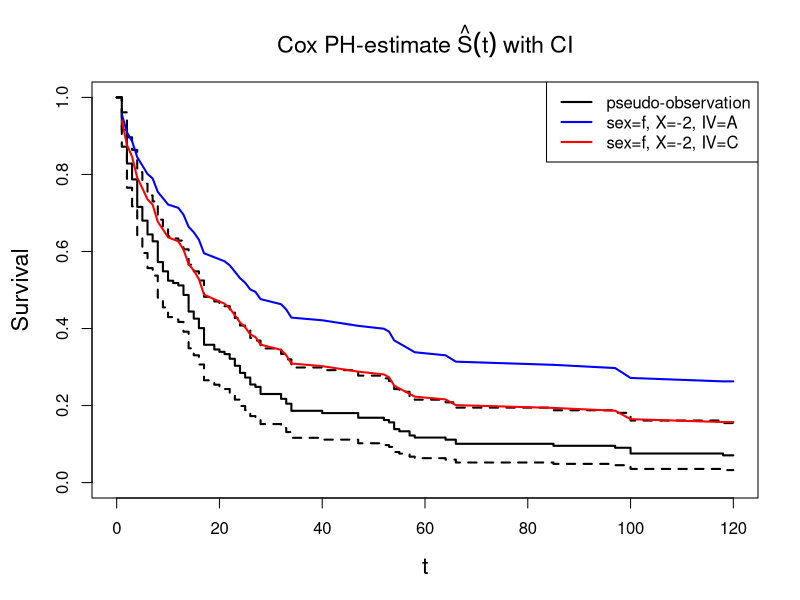
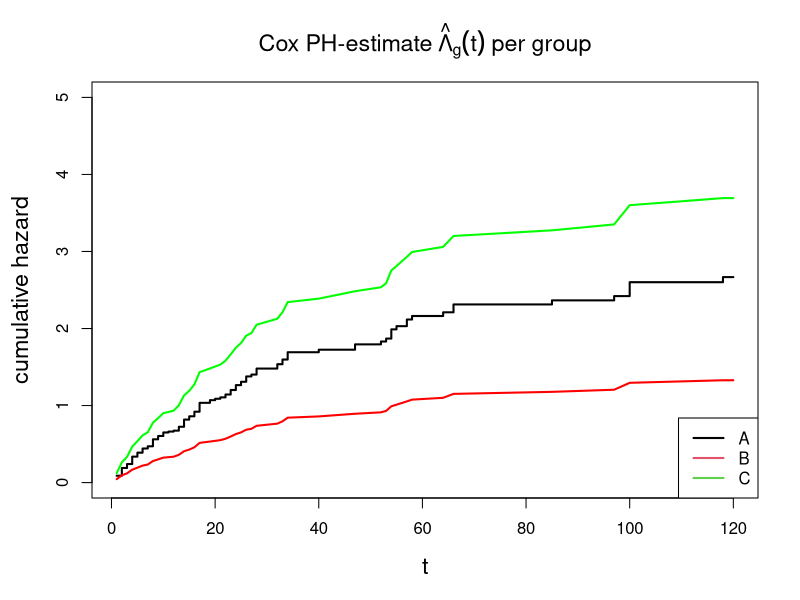
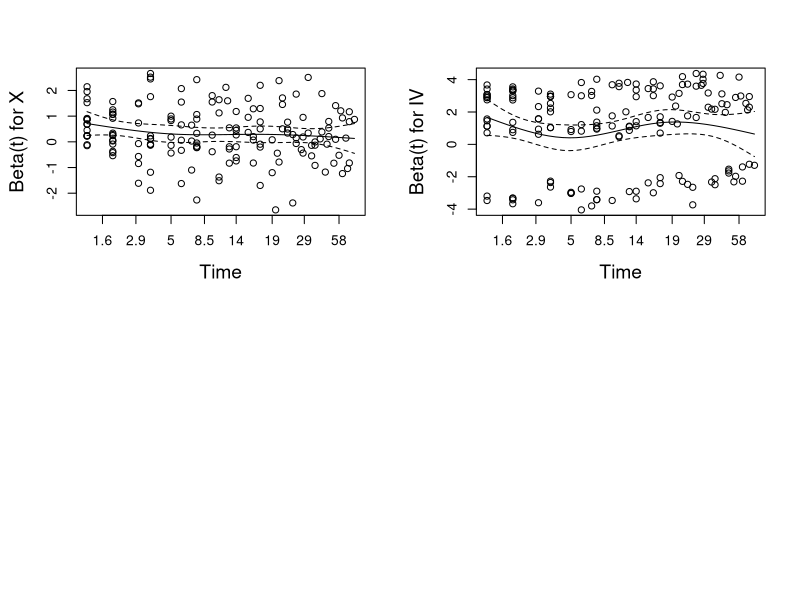
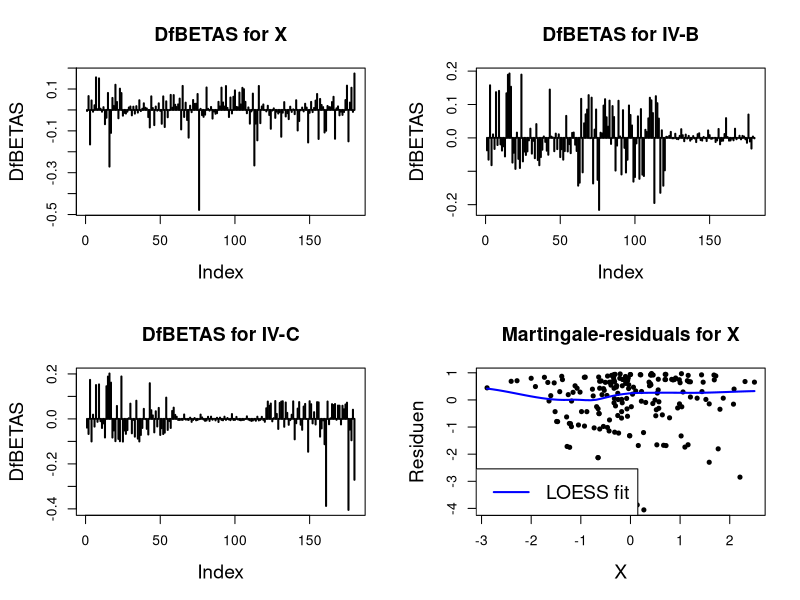

Generate these figures, in order, with R:
## ---- chunk 1
wants <- c("survival")
has   <- wants %in% rownames(installed.packages())
if(any(!has)) install.packages(wants[!has])
## ---- chunk 2
set.seed(1.234)
N      <- 180
P      <- 3
sex    <- factor(sample(c("f", "m"), N, replace=TRUE))
X      <- rnorm(N, 0, 1)
IV     <- factor(rep(LETTERS[1:P], each=N/P))
IVeff  <- c(0, -1, 1.5)
Xbeta  <- 0.7*X + IVeff[unclass(IV)] + rnorm(N, 0, 2)
weibA  <- 1.5
weibB  <- 100
U      <- runif(N, 0, 1)
eventT <- ceiling((-log(U)*weibB*exp(-Xbeta))^(1/weibA))
obsLen <- 120
censT  <- rep(obsLen, N)
obsT   <- pmin(eventT, censT)
status <- eventT <= censT
dfSurv <- data.frame(obsT, status, sex, X, IV)
## ---- chunk 3
library(survival)
(fitCPH <- coxph(Surv(obsT, status) ~ X + IV, data=dfSurv))
summary(fitCPH)
## ---- chunk 4
library(survival)
extractAIC(fitCPH)
## ---- chunk 5
LLf <- fitCPH$loglik[2]
LL0 <- fitCPH$loglik[1]
## ---- chunk 6
as.vector(1 - (LLf / LL0))
## ---- chunk 7
as.vector(1 - exp((2/N) * (LL0 - LLf)))
## ---- chunk 8
as.vector((1 - exp((2/N) * (LL0 - LLf))) / (1 - exp(LL0)^(2/N)))
## ---- chunk 9
fitCPH1 <- coxph(Surv(obsT, status) ~ X, data=dfSurv)
anova(fitCPH1, fitCPH)          # model comparison
## ---- chunk 10
library(survival)                # for survfit()
(CPH <- survfit(fitCPH))

## survival 2.37-2 has a bug in quantile() so this currently doesn't work
# quantile(CPH, probs=c(0.25, 0.5, 0.75), conf.int=FALSE)
## ---- chunk 11
dfNew  <- data.frame(sex=factor(c("f", "f"), levels=levels(dfSurv$sex)),
                       X=c(-2, -2),
                      IV=factor(c("A", "C"), levels=levels(dfSurv$IV)))
CPHnew <- survfit(fitCPH, newdata=dfNew)

par(mar=c(5, 4.5, 4, 2)+0.1, cex.lab=1.4, cex.main=1.4)
plot(CPH, main=expression(paste("Cox PH-estimate ", hat(S)(t), " with CI")),
     xlab="t", ylab="Survival", lwd=2)
lines(CPHnew$time, CPHnew$surv[ , 1], lwd=2, col="blue")
lines(CPHnew$time, CPHnew$surv[ , 2], lwd=2, col="red")
legend(x="topright", lwd=2, col=c("black", "blue", "red"),
       legend=c("pseudo-observation", "sex=f, X=-2, IV=A", "sex=f, X=-2, IV=C"))
## ---- chunk 12
library(survival)                # for basehaz()
expCoef  <- exp(coef(fitCPH))
Lambda0A <- basehaz(fitCPH, centered=FALSE)
Lambda0B <- expCoef[2]*Lambda0A$hazard
Lambda0C <- expCoef[3]*Lambda0A$hazard
plot(hazard ~ time, main=expression(paste("Cox PH-estimate ", hat(Lambda)[g](t), " per group")),
     type="s", ylim=c(0, 5), xlab="t", ylab="cumulative hazard", lwd=2, data=Lambda0A)
lines(Lambda0A$time, Lambda0B, lwd=2, col="red")
lines(Lambda0A$time, Lambda0C, lwd=2, col="green")
legend(x="bottomright", lwd=2, col=1:3, legend=LETTERS[1:3])
## ---- chunk 13
library(survival)                      # for cox.zph()
(czph <- cox.zph(fitCPH))
## ---- chunk 14
par(mfrow=c(2, 2), cex.main=1.4, cex.lab=1.4)
plot(czph)
## ---- chunk 15
dfbetas <- residuals(fitCPH, type="dfbetas")

par(mfrow=c(2, 2), cex.main=1.4, cex.lab=1.4)
plot(dfbetas[ , 1], type="h", main="DfBETAS for X",    ylab="DfBETAS", lwd=2)
plot(dfbetas[ , 2], type="h", main="DfBETAS for IV-B", ylab="DfBETAS", lwd=2)
plot(dfbetas[ , 3], type="h", main="DfBETAS for IV-C", ylab="DfBETAS", lwd=2)
## ---- chunk 16
resMart <- residuals(fitCPH, type="martingale")
plot(dfSurv$X, resMart, main="Martingale-residuals for X",
     xlab="X", ylab="Residuen", pch=20)
lines(loess.smooth(dfSurv$X, resMart), lwd=2, col="blue")
legend(x="bottomleft", col="blue", lwd=2, legend="LOESS fit", cex=1.4)
## ---- chunk 17
library(survival)
hazRat <- predict(fitCPH, type="risk")
head(hazRat)
## ---- chunk 18
try(detach(package:survival))
try(detach(package:splines))
